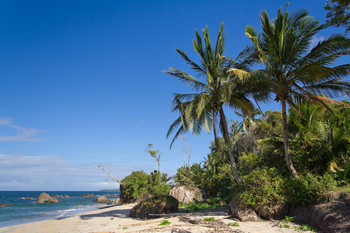
#> input picture test.png, 350 x 233 px, found by its file name
$ python preprocess.py
#> lines starting #> are read from the running program, lines starting #| are printed output that depends on the picture
#> further down, image is the input picture: shape (233, 350, 3); mean B, G, R 136, 110.4, 78.6
import cv2
import numpy as np


def resizeForCnn(image, size):
#> called with size = 244
	TARGET_IMAGE_SIZE = size
	HEIGHT = image.shape[0]
#> HEIGHT = 233
	WIDTH = image.shape[1]
#> WIDTH = 350

	# Calculate multiplier that makes longest side = TARGET_IMAGE_SIZE
	# og*0.5 = 244
	# 0.5 = 244/og
	scale = TARGET_IMAGE_SIZE/max(HEIGHT, WIDTH)
#> scale = 0.697

	NEW_HEIGHT = int(HEIGHT * scale)
#> NEW_HEIGHT = 162
	NEW_WIDTH = int(WIDTH * scale)
#> NEW_WIDTH = 244

	halfScaled = cv2.resize(image, (NEW_WIDTH, NEW_HEIGHT))
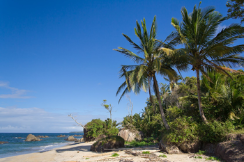
#> halfScaled: shape (162, 244, 3); mean B, G, R 135.9, 110.3, 78.5


	# center image on black canvas of size 244x244
	zerosTemplate = np.zeros((244, 244, 3), dtype=np.uint8)

	topOffset = (TARGET_IMAGE_SIZE - NEW_HEIGHT) // 2
#> topOffset = 41
	leftOffset = (TARGET_IMAGE_SIZE - NEW_WIDTH) // 2
#> leftOffset = 0

	zerosTemplate[topOffset:(topOffset + NEW_HEIGHT), leftOffset:(leftOffset+NEW_WIDTH)] = halfScaled
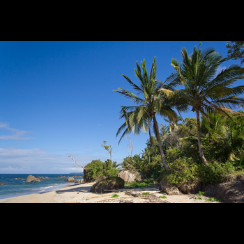
#> zerosTemplate: shape (244, 244, 3); mean B, G, R 90.2, 73.2, 52.1
	print(halfScaled.dtype)
#| uint8

	resized = zerosTemplate

	return resized


# image path
path = "C:\addPath"
path = "/home/jp/college/CPECOG1_ComputerVision/project/test.png"

image = cv2.imread(path)
cv2.imshow("Input", image)

resized = resizeForCnn(image, 244)

cv2.imshow("Test Preprocess", resized)

cv2.waitKey(0)
cv2.destroyAllWindows()
